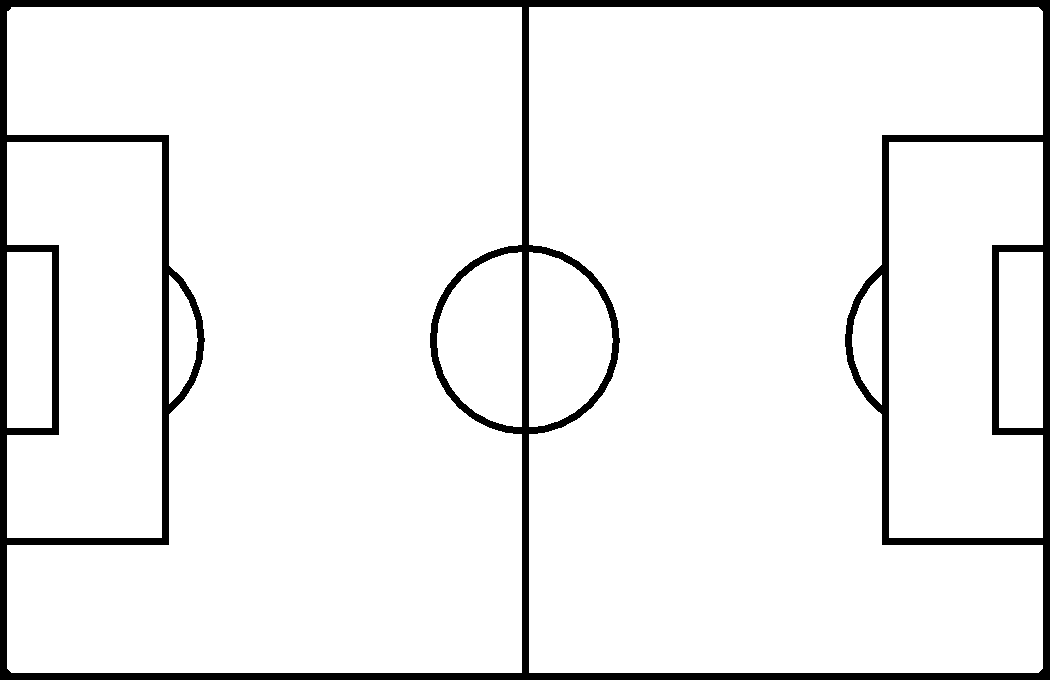
#> input picture data/template2.png, 1050 x 680 px
$ jupyter execute --allow-errors sports_field_registration.ipynb   (shell and % lines are left out)
#> lines starting #> are read from the running program, lines starting #| are printed output that depends on the picture; after the words box and inside, x2 and y2 are one past the last pixel; in counts of white or black regions, pixels touching at a corner belong together
# Sports filed registration

[cell 1]
import os

import numpy as np
import torch
import imageio
import matplotlib.pyplot as plt
from PIL import Image
from tqdm import tqdm_notebook as tqdm

from utils import utils, warp, image_utils, constant_var
from models import end_2_end_optimization
from options import fake_options
import cv2

[cell 2]
import sys

sys.path.insert(1, '/home/chrizandr')

from yolov3.annotations.annot.annot_utils import CVAT_Track, CVAT_annotation
import pickle

[cell 3]
template_image = imageio.imread("data/template2.png", pilmode='RGB')
#> template_image is the input picture: shape (680, 1050, 3); 93.2% white; 1 black region, box (x1, y1, x2, y2) and area: (0, 0, 1050, 680) 48821
template_image = template_image / 255.0

template_image.shape
temp = np.array(template_image)
plt.imshow(temp)

#> (a cell that did not finish here is left out)

[cell 5]
kernel = np.ones((11, 11),np.float32)
#> (the rest of this cell did not finish here and is left out)

#> (a cell that did not finish here is left out)

[cell 7]
cmap = plt.get_cmap('hot')

#> (the rest of this cell did not finish here and is left out)

#> (a cell that did not finish here is left out)

[cell 9]
np.where((1-temp)==1)

#> (a cell that did not finish here is left out)

#> (a cell that did not finish here is left out)

#> (a cell that did not finish here is left out)

[cell 13]
# read original image

img_name = "test.jpg"
goal_image = imageio.imread(img_name, pilmode='RGB')
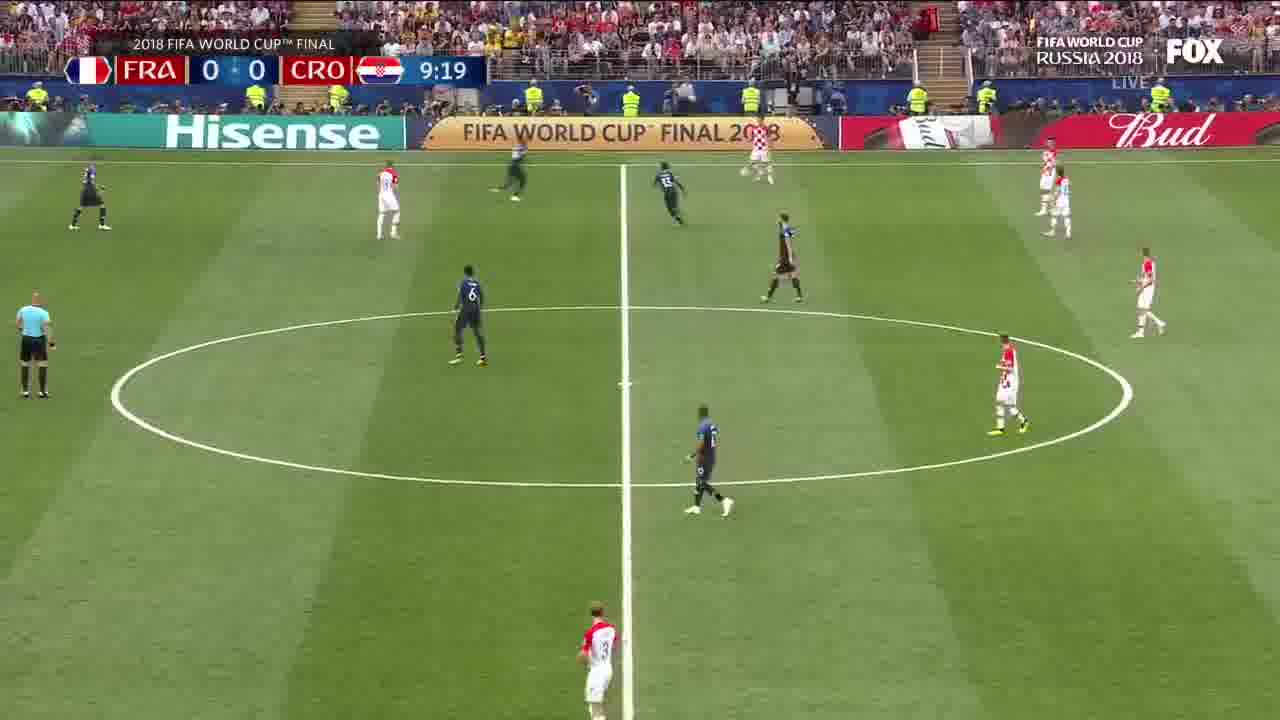
#> input picture test.jpg, 1280 x 720 px
#> goal_image is the input picture: shape (720, 1280, 3); mean R, G, B 118.7, 132.3, 85.5
plt.imshow(goal_image)
plt.show()
# resize image to square shape, 256 * 256, and squash to [0, 1]
pil_image = Image.fromarray(np.uint8(goal_image))
pil_image = pil_image.resize([256, 256], resample=Image.NEAREST)
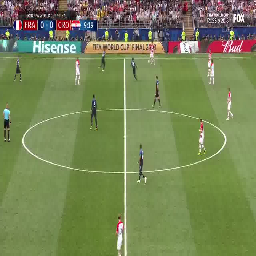
#> pil_image: PIL image 256x256 RGB; mean R, G, B 118.7, 132.3, 85.5
goal_image = np.array(pil_image)
plt.imshow(goal_image)
plt.show()
# covert np image to torch image, and do normalization
#> (the rest of this cell did not finish here and is left out)

#> (a cell that did not finish here is left out)

#> (a cell that did not finish here is left out)

#> (a cell that did not finish here is left out)

[cell 17]
# reload image and template for visualization
# overload goal image
goal_image_draw = imageio.imread("test.jpg", pilmode='RGB')
goal_image_draw = goal_image_draw / 255.0
outshape = goal_image_draw.shape[0:2]
#> outshape = (720, 1280)

# overload template image
#> (the rest of this cell did not finish here and is left out)
